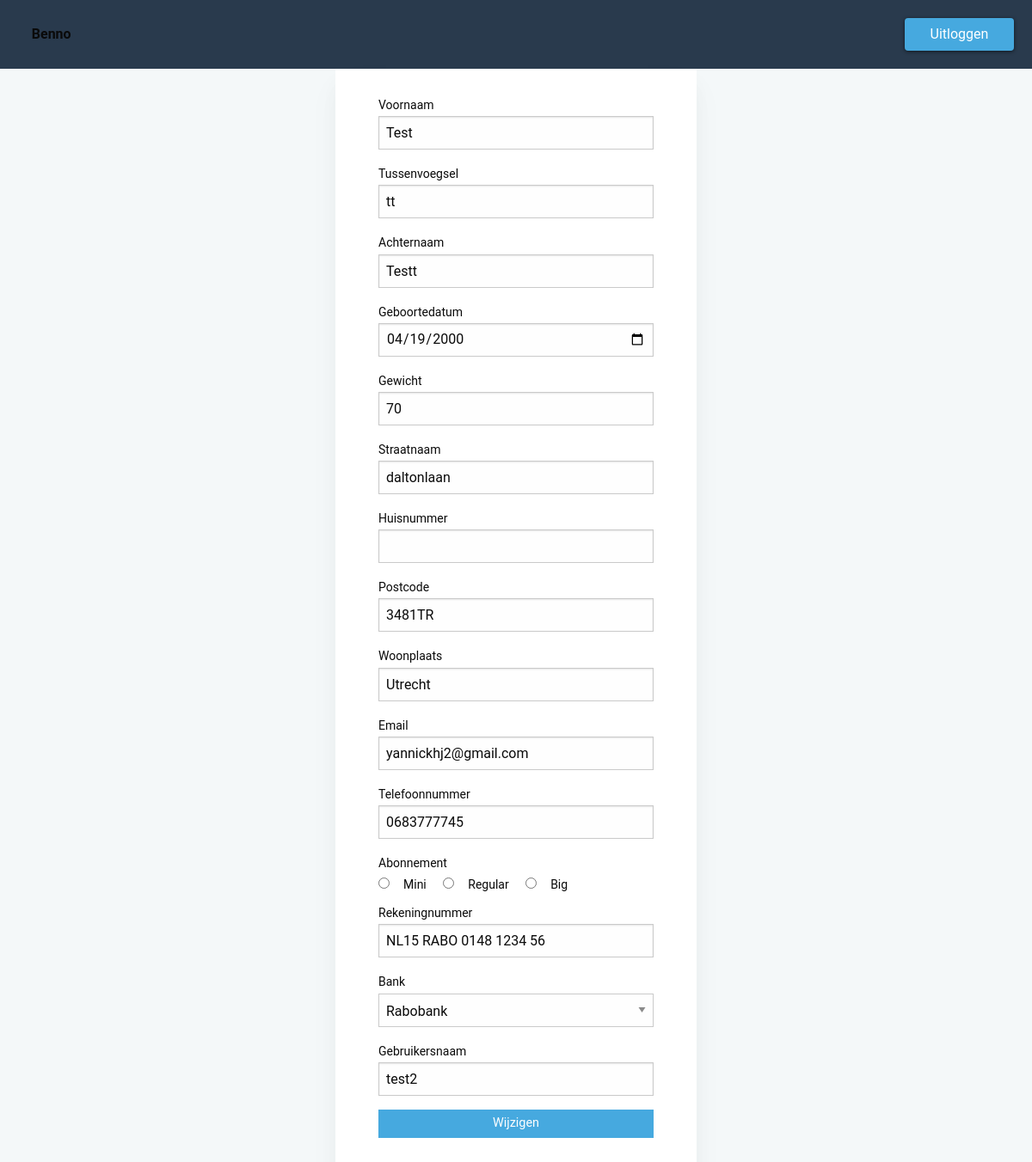
The app's page /update.php (signed in), older data.
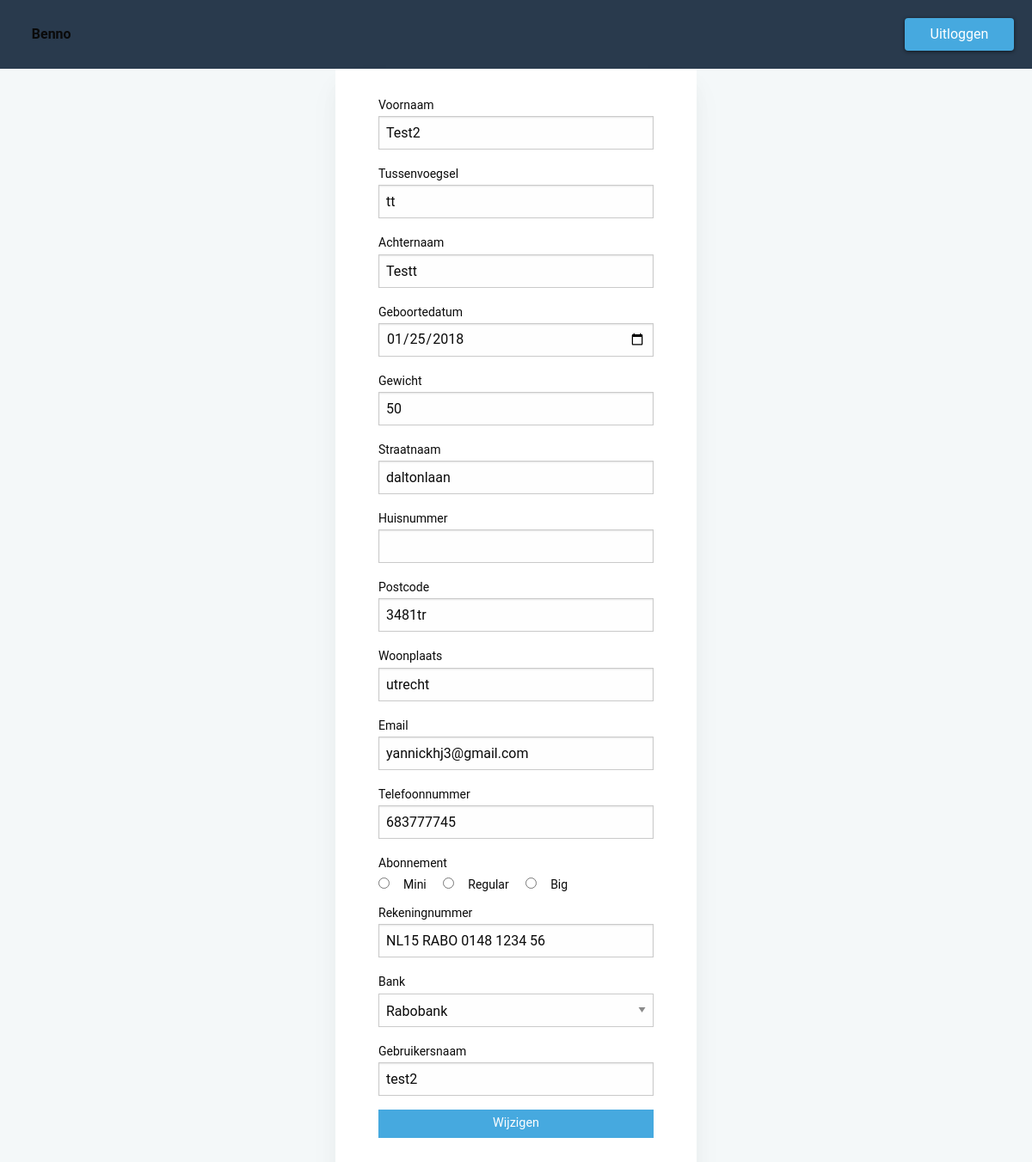
The same page, newer data.
### tables this page shows
CREATE TABLE `leden` (
  `lid_id` int(50) NOT NULL,
  `pas_code` varchar(256) NOT NULL,
  `lid_voornaam` varchar(256) NOT NULL,
  `lid_tsnvoegsel` varchar(256) NOT NULL,
  `lid_achternaam` varchar(256) NOT NULL,
  `lid_gewicht` int(50) NOT NULL,
  `lid_geboortedatum` date NOT NULL,
  `lid_email` varchar(256) NOT NULL,
  `lid_huisnr` int(50) NOT NULL,
  `lid_postcode` varchar(50) NOT NULL,
  `lid_straatnaam` varchar(256) NOT NULL,
  `lid_tel` int(50) NOT NULL,
  `lid_woonplaats` varchar(256) NOT NULL,
  `lid_rekeningnr` varchar(256) NOT NULL,
  `lid_bank` varchar(256) NOT NULL,
  `lid_abbo` varchar(256) NOT NULL,
  `lid_uid` varchar(256) NOT NULL,
  `lid_pwd` varchar(256) NOT NULL,
  `lid_registerdate` date NOT NULL,
  `IsLoggedIn` varchar(10) NOT NULL
);

### update.php (the view, shortened to what this page needs)
<?php
  include_once 'header.php'
?>
<?php
    $sql = "SELECT * FROM leden WHERE lid_uid = '" . $_SESSION['lid_uid'] . "'";
    $result = mysqli_query($conn, $sql);
    $row = mysqli_fetch_array($result)
?>
 <div class="grid-x align-center">
 <div class="cell shrink form-card">
<?php
        echo '<form action="includes/update.inc.php" method="POST">';
        echo '<label>Voornaam<input type="text" name=u_voornaam value="' . $row["lid_voornaam"] . '" placeholder=""/></label>';
        echo '<label>Tussenvoegsel<input type="text" name=u_tsnvoegsel value="' . $row["lid_tsnvoegsel"] . '" placeholder=""/></label>';
        echo '<label>Achternaam<input type="text" name=u_achternaam value="' . $row["lid_achternaam"] . '" placeholder=""/></label>';
        echo '<label>Geboortedatum<input type="date" name=u_geboortedatum value="' . $row["lid_geboortedatum"] . '" placeholder=""/></label>';
        echo '<label>Gewicht<input type="text" name=u_gewicht value="' . $row["lid_gewicht"] . '" placeholder=""/></label>';
        echo '<label>Straatnaam<input type="text" name=u_straatnaam value="' . $row["lid_straatnaam"] . '" placeholder=""/></label>';
        echo '<label>Huisnummer<input type="text" name=u_huisnummer value="' . $row["lid_huisnummer"] . '" placeholder=""/></label>';
        echo '<label>Postcode<input type="text" name=u_postcode value="' . $row["lid_postcode"] . '" placeholder=""/></label>';
        echo '<label>Woonplaats<input type="text" name=u_woonplaats value="' . $row["lid_woonplaats"] . '" placeholder=""/></label>';
        echo '<label>Email<input type="text" name=u_email value="' . $row["lid_email"] . '" placeholder=""/></label>';
        echo '<label>Telefoonnummer<input type="text" name=u_tel value="' . $row["lid_tel"] . '" placeholder=""/></label>';
        echo '<label>Abonnement<br>
            <input type="radio" name="u_abbo" id="mini" value="Mini"><label for="mini">Mini</label>
            <input type="radio" name="u_abbo" id="regular" value="Regular"><label for="regular">Regular</label>
            <input type="radio" name="u_abbo" id="big" value="Big"><label for="big">Big</label></label>';
        echo '<label>Rekeningnummer<input type="text" name=u_rekeningnr value="' . $row["lid_rekeningnr"] . '" placeholder=""/></label>';
        echo ' <label>Bank
        <select name="u_bank" value="' . $row["lid_bank"] . '" required>
        <option value="Rabobank">Rabobank</option>
        <option value="ING">ING</option>
        <option value="ABN Ambro">ABN Ambro</option>
        <option value="Triodos Bank">Triodos Bank</option>
        <option value="Deltra Lloyd">Delta Lloyd</option>
        <option value="AEGON Bank">AEGON Bank</option>
        <option value="NN Bank">NN Bank</option>
        </select>';
        echo '<label>Gebruikersnaam<input type="text" name=u_uid value="' . $row["lid_uid"] . '" placeholder=""/>';
        echo '<input class="button" type="submit" value="Wijzigen"/>';
        echo'</form>';
    ?>
    </div>
    </div>
    <?php
  include_once 'footer.php'
?>

### header.php (shortened to what this page needs)
<!doctype html>
<html class="no-js" lang="en">
<head>
  <link rel="stylesheet" href="css/app.css">
</head>
<body <?php if (isset($_SESSION['lid_id'])) { echo'class="dashbg"'; }?>>
  <div class="top-bar" data-sticky data-options="marginTop:0;">
    <div class="top-bar-left">
      <ul class="dropdown menu" data-dropdown-menu>
        <li class="menu-text">Benno</li>
      </ul>
    </div>
    <div class="top-bar-right">
      <ul class="menu">
        <?php
        if (isset($_SESSION['lid_id'])) {
          echo'<li><form action="includes/logout.inc.php" method="POST">
               <button class="button" type="submit" name="submit">Uitloggen</button>
               </form></li>';
        }
      ?>
      </ul>
    </div>
  </div>

### footer.php (shortened to what this page needs)
</body>
</html>

Row changes from the older to the newer data that the page shows:
changed leden "tt": u_voornaam "Test" → "Test2"; u_geboortedatum "04/19/2000" → "01/25/2018"; u_gewicht "70" → "50"; u_postcode "3481TR" → "3481tr"; u_woonplaats "Utrecht" → "utrecht"; u_email "yannickhj2@gmail.com" → "yannickhj3@gmail.com"; u_tel "0683777745" → "683777745"
